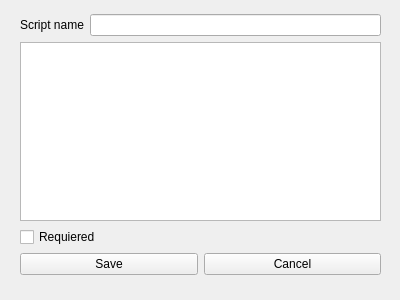
<?xml version="1.0" encoding="UTF-8"?>
<ui version="4.0">
 <class>Form</class>
 <widget class="QWidget" name="Form">
  <property name="geometry">
   <rect>
    <x>0</x>
    <y>0</y>
    <width>400</width>
    <height>300</height>
   </rect>
  </property>
  <property name="windowTitle">
   <string>Add command</string>
  </property>
  <widget class="QWidget" name="verticalLayoutWidget">
   <property name="geometry">
    <rect>
     <x>20</x>
     <y>14</y>
     <width>361</width>
     <height>261</height>
    </rect>
   </property>
   <layout class="QVBoxLayout" name="verticalLayout_2">
    <item>
     <layout class="QHBoxLayout" name="horizontalLayout_2">
      <item>
       <widget class="QLabel" name="label">
        <property name="text">
         <string>Script name</string>
        </property>
       </widget>
      </item>
      <item>
       <widget class="QLineEdit" name="scriptName"/>
      </item>
     </layout>
    </item>
    <item>
     <widget class="QTextBrowser" name="commandText"/>
    </item>
    <item>
     <widget class="QCheckBox" name="isRequired">
      <property name="text">
       <string>Requiered</string>
      </property>
     </widget>
    </item>
    <item>
     <layout class="QHBoxLayout" name="horizontalLayout">
      <item>
       <widget class="QPushButton" name="saveButton">
        <property name="text">
         <string>Save</string>
        </property>
       </widget>
      </item>
      <item>
       <widget class="QPushButton" name="cancelButton">
        <property name="text">
         <string>Cancel</string>
        </property>
       </widget>
      </item>
     </layout>
    </item>
   </layout>
  </widget>
 </widget>
 <resources/>
 <connections/>
</ui>
